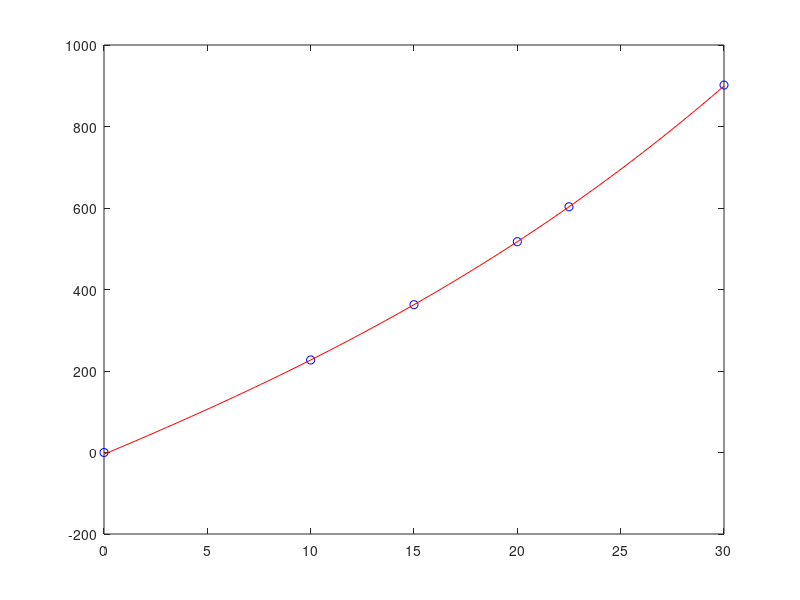

Reproduce this figure in MATLAB.
close all; clear; clc

t = [ 0,10,15,20,22.5,30];
v = [ 0,227.04, 362.78, 517.35, 602.97, 901.67 ];

A = [ 1, t(2), t(2)^2, t(2)^3; ...
      1, t(3), t(3)^2, t(3)^3; ...
      1, t(4), t(4)^2, t(4)^3; ...
      1, t(5), t(5)^2, t(5)^3];
b = [v(2); v(3); v(4); v(5)];

c = A\b;

v_int = @(t) c(1)  + c(2)*t + c(3)*t.^2 + c(4)*t.^3;

t_int = linspace(t(1), t(end), 100);

plot(t,v,'bo',t_int, v_int(t_int), 'r-')
